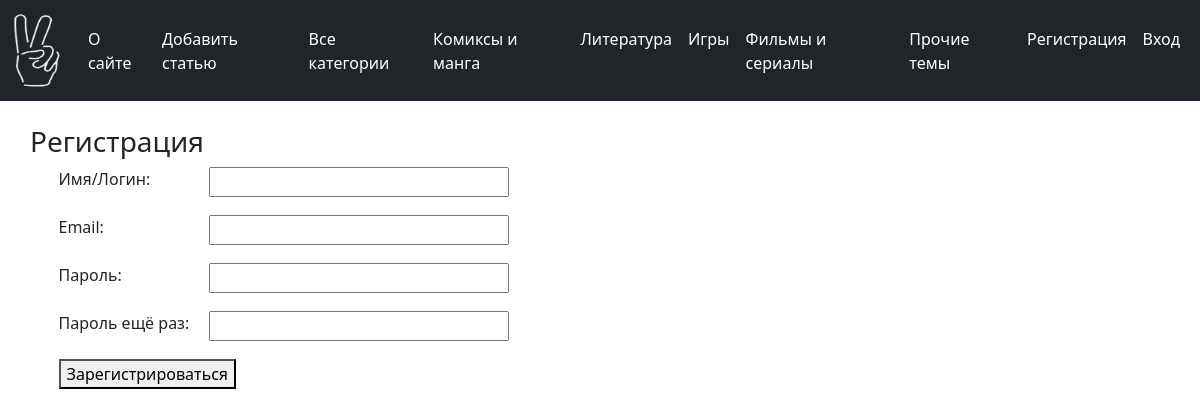
Screenshot of /register/ with the database file from the repository.
### news/models.py (models this page shows, shortened)
class Category(models.Model):
    name = models.CharField(max_length=50, db_index=True, verbose_name='Тематика')
    slug = models.SlugField(max_length=255, unique=True, db_index=True, verbose_name='URL')
    def get_absolute_url(self):
        return reverse('category', kwargs={'cat_slug': self.slug})
    class Meta:
        verbose_name = 'Тематика'
        verbose_name_plural = 'Тематики'
        ordering = ['id']

### news/views.py (the view, shortened to what this page needs)
# urls.py: path('register/', RegisterUser.as_view(), name='register'),
class RegisterUser(CreateView):
    form_class = RegisterUser
    template_name = 'news/register.html'
    success_url = reverse_lazy('login')
    def get_context_data(self, *, object_list=None, **kwargs):
        context = super().get_context_data(**kwargs)
        context['title'] = 'Регистрация'
        context['menu'] = menu
        return context

### news/forms.py
class RegisterUser(UserCreationForm):
    username = forms.CharField(label='Имя/Логин', widget=forms.TextInput(attrs={'class': 'form-input'}))
    email = forms.EmailField(label='Email', widget=forms.EmailInput(attrs={'class': 'form-input'}))
    password1 = forms.CharField(label='Пароль', widget=forms.PasswordInput(attrs={'class': 'form-input'}))
    password2 = forms.CharField(label='Пароль ещё раз', widget=forms.PasswordInput(attrs={'class': 'form-input'}))
    class Meta:
        model = User
        fields = ('username', 'email', 'password1', 'password2')

### news/templatetags/news_tags.py (called while the page is built)
@register.simple_tag()
def get_categories():
    return Category.objects.all()

### news/templates/news/register.html (shortened to what this page needs)
{% extends 'news/base.html' %}
{% block content %}
<h3>{{title}}</h3>
<form method="post">
    {% for f in form %}
        <p><label class="form-label" for="{{ f.id_for_label }}">{{f.label}}: </label>{{ f }}</p>
    {% endfor %}
    <button type="submit">Зарегистрироваться</button>
</form>
{% endblock %}

### news/templates/news/base.html (shortened to what this page needs)
<!DOCTYPE html>
{% load static %}
{% load news_tags %}
<html lang="ru">
<head>
    <link href="/static/news/css/styles.css" rel="stylesheet">
    <link href="https://cdn.jsdelivr.net/npm/bootstrap@5.1.3/dist/css/bootstrap.min.css" rel="stylesheet">
</head>
<body>
{% block mainmenu %}
<nav class="navbar navbar-expand-md navbar-dark bg-dark mb-4">
  <div class="container-fluid">
    <a class="navbar-brand" href="{% url 'home' %}"><img src="/static/news/images/Vmeste.png" width="50" height="75" alt=""></a>
    <div class="collapse navbar-collapse" id="navbarCollapse">
      <ul class="navbar-nav me-auto mb-2 mb-md-0">
    {% for m in menu %}
			<li><a class="nav-link active" aria-current="page" href="{% url m.url_name %}">{{m.title}}</a></li>
    {% endfor %}
  {% if cat_selected == 0 %}
		<li class="nav-item">Все категории</li>
{% else %}
		<li><a class="nav-link active" aria-current="page" href="{% url 'home' %}">Все категории</a></li>
{% endif %}
          {% get_categories as categories %}
{% for c in categories %}
	{% if c.pk == cat_selected %}
		<li class="nav-item">{{c.name}}</li>
	{% else %}
		<li><a class="nav-link active" aria-current="page" href="{{ c.get_absolute_url }}">{{c.name}}</a></li>
	{% endif %}
{% endfor %}
{% if request.user.is_authenticated %}
          <mark>{{user.username}}</mark><a class="nav-link active" aria-current="page" href="{% url 'logout' %}">Выход</a>
{% else %}
   <a class="nav-link active" aria-current="page" href="{% url 'register' %}">Регистрация</a><a class="nav-link active" aria-current="page" href="{% url 'login' %}"> Вход</a>
{% endif %}
</ul>
</div>
  </div>
</nav>
{% endblock mainmenu %}
{% block content %}
{% endblock %}
</body>
</html>

### news/static/news/css/styles.css (style rules this page uses)
html a { outline: none; text-decoration: none; padding: 2px 1px 0; color: #87CEEB; }
a:link { color: #CD853F; }
h3 { font-size: 20pt; }
h3 { font-size: 20pt; margin-right: 2.5%; margin-left: 2.5%; }
p { margin-right: 2.5%; margin-left: 2.5%; }
form { margin-right: 2.5%; margin-left: 2.5%; }
.form-input { width: 300px; font-size: 16px; }
.form-label { display: inline-block; min-width: 150px; vertical-align: top; }

### news/templates/news/register.html (style rules this page uses)
button { margin-right: 2.5%; margin-left: 2.5%; }
form { margin-right: 2.5%; margin-left: 2.5%; }
.form-input { width: 300px; font-size: 16px; }
.form-label { display: inline-block; min-width: 150px; vertical-align: top; }

### rows the page displays
Category: name "Комиксы и манга"
Category: name "Литература"
Category: name "Игры"
Category: name "Фильмы и сериалы"
Category: name "Прочие темы"

### other values shown
{{ m.title }} "О сайте" "Добавить статью"
{{ title }} "Регистрация"
{{ f.label }} "Имя/Логин" "Email" "Пароль" "Пароль ещё раз"
